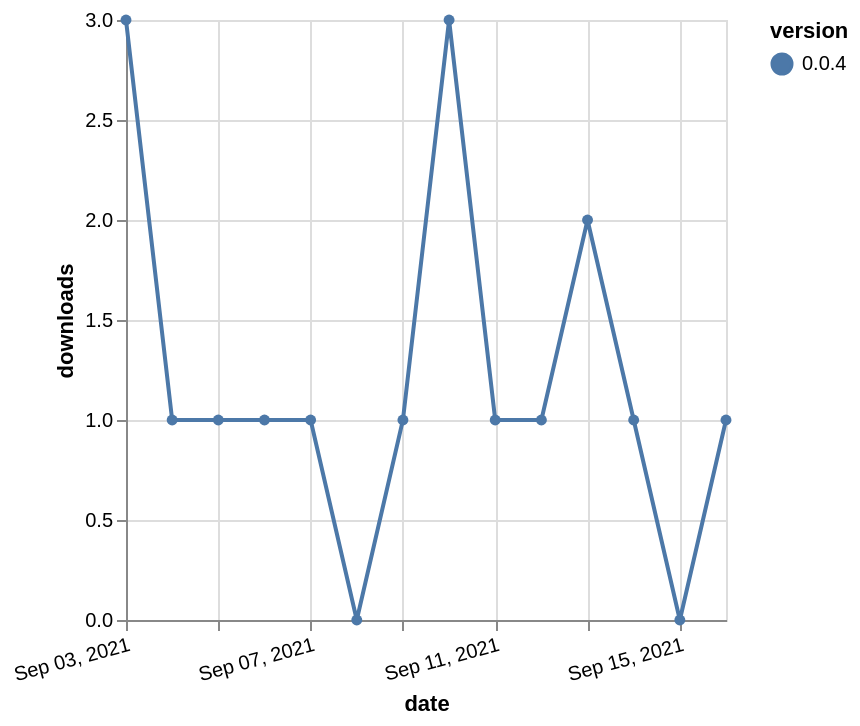

The Vega-Lite source for this figure:
### Vega-Lite specification from a JSON file in a GitHub repository (floating-point values rounded to 4 significant figures)
{"$schema": "https://vega.github.io/schema/vega-lite/v5.json", "description": "A simple bar chart with embedded data.", "data": {"values": [{"date": "2021-09-03", "total": 118, "delta": 3, "version": "0.0.4"}, {"date": "2021-09-04", "total": 119, "delta": 1, "version": "0.0.4"}, {"date": "2021-09-05", "total": 120, "delta": 1, "version": "0.0.4"}, {"date": "2021-09-06", "total": 121, "delta": 1, "version": "0.0.4"}, {"date": "2021-09-07", "total": 122, "delta": 1, "version": "0.0.4"}, {"date": "2021-09-08", "total": 122, "delta": 0, "version": "0.0.4"}, {"date": "2021-09-09", "total": 123, "delta": 1, "version": "0.0.4"}, {"date": "2021-09-10", "total": 126, "delta": 3, "version": "0.0.4"}, {"date": "2021-09-11", "total": 127, "delta": 1, "version": "0.0.4"}, {"date": "2021-09-12", "total": 128, "delta": 1, "version": "0.0.4"}, {"date": "2021-09-13", "total": 130, "delta": 2, "version": "0.0.4"}, {"date": "2021-09-14", "total": 131, "delta": 1, "version": "0.0.4"}, {"date": "2021-09-15", "total": 131, "delta": 0, "version": "0.0.4"}, {"date": "2021-09-16", "total": 132, "delta": 1, "version": "0.0.4"}]}, "width": "container", "mark": {"type": "line", "point": {"filled": true}}, "encoding": {"x": {"field": "date", "type": "temporal", "timeUnit": "yearmonthdate", "title": "date", "axis": {"labelAngle": -15}}, "y": {"field": "delta", "type": "quantitative", "title": "downloads"}, "color": {"field": "version", "type": "nominal"}, "tooltip": {"field": "delta"}}}
